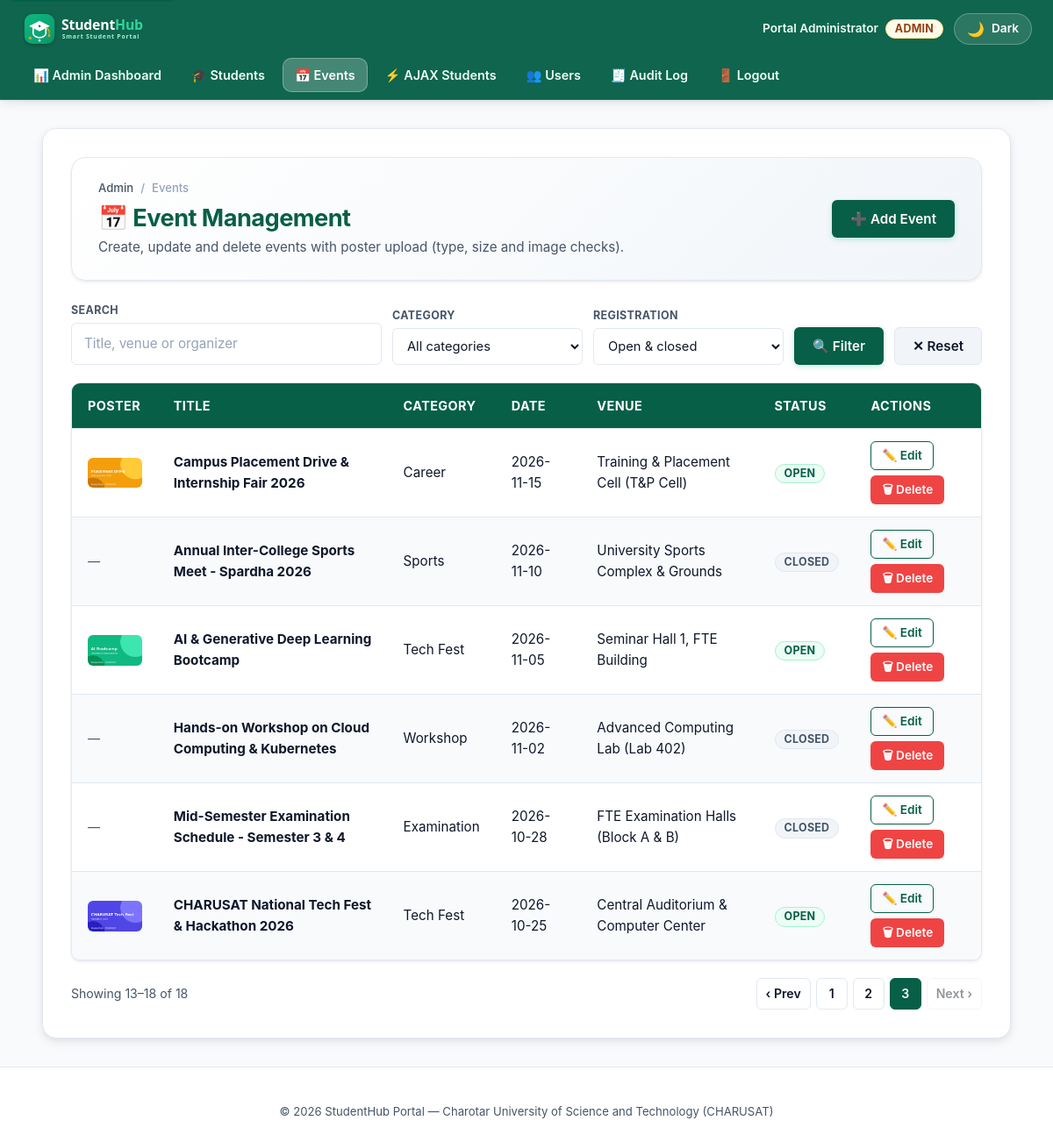
The app's page /Practical-12/events_admin.php?page=3 (signed in) with its own data.
### tables this page shows
CREATE TABLE `events` (
  `id` int(10) unsigned NOT NULL AUTO_INCREMENT,
  `title` varchar(150) NOT NULL,
  `category` varchar(30) NOT NULL,
  `event_date` date NOT NULL,
  `event_time` varchar(30) NOT NULL DEFAULT '',
  `venue` varchar(120) NOT NULL DEFAULT '',
  `organizer` varchar(120) NOT NULL DEFAULT '',
  `description` text DEFAULT NULL,
  `status` enum('open','closed') NOT NULL DEFAULT 'open',
  `poster` varchar(255) DEFAULT NULL,
  `created_at` timestamp NOT NULL DEFAULT current_timestamp(),
  `updated_at` timestamp NOT NULL DEFAULT current_timestamp() ON UPDATE current_timestamp(),
  PRIMARY KEY (`id`),
  KEY `idx_events_date` (`event_date`),
  KEY `idx_events_category` (`category`)
);

### Practical(1-4)(Studenthub)/includes/helpers.php (called while the page is built, shortened)
<?php
function e($value): string
{
    return htmlspecialchars((string)$value, ENT_QUOTES | ENT_SUBSTITUTE, 'UTF-8');
}
function stmt_bind_all(mysqli_stmt $stmt, string $types, array $params): void
{
    if ($types !== '') {
        $stmt->bind_param($types, ...$params);
    }
}

### Practical(1-4)(Studenthub)/includes/upload.php (called while the page is built, shortened)
<?php
function poster_url(?string $name): ?string
{
    return ($name && preg_match('/^[A-Za-z0-9._-]+\.(jpg|png|webp)$/', $name)) ? '../Practical-12/uploads/' . $name : null;
}

### Practical-12/events_admin.php (the view, shortened to what this page needs)
<?php
require_once __DIR__ . '/../includes/auth.php';
require_once __DIR__ . '/../includes/layout.php';
require_once __DIR__ . '/../includes/upload.php';
$q = trim($_GET['q'] ?? '');
$perPage = 6;
$where = []; $types = ''; $params = [];
$whereSql = $where ? 'WHERE ' . implode(' AND ', $where) : '';
$stmt = $conn->prepare("SELECT COUNT(*) c FROM events $whereSql");
$stmt->execute();
$total = (int)$stmt->get_result()->fetch_assoc()['c'];
[$page, , $offset, $totalPages] = paginate($total, $perPage, (int)($_GET['page'] ?? 1));
$stmt = $conn->prepare("SELECT * FROM events $whereSql ORDER BY event_date DESC, id DESC LIMIT ? OFFSET ?");
stmt_bind_all($stmt, $types . 'ii', array_merge($params, [$perPage, $offset]));
$stmt->execute();
$rows = $stmt->get_result()->fetch_all(MYSQLI_ASSOC);
?>
<form method="get" class="inline-form toolbar" role="search" aria-label="Search and filter events">
  <div class="field grow">
    <label for="q">Search</label>
    <input type="search" id="q" name="q" value="<?= e($q) ?>" placeholder="Title, venue or organizer">
  </div>
  <div class="field">
    <label for="category">Category</label>
    <select id="category" name="category">
      <option value="">All categories</option>
    </select>
  </div>
  <div class="field">
    <label for="status">Registration</label>
    <select id="status" name="status">
      <option value="">Open &amp; closed</option>
    </select>
  </div>
  <button type="submit" class="btn btn-primary">🔍 Filter</button>
  <a class="btn btn-secondary" href="events_admin.php">✕ Reset</a>
</form>
<div class="table-responsive">
  <table>
    <thead><tr><th>Poster</th><th>Title</th><th>Category</th><th>Date</th><th>Venue</th><th>Status</th><th>Actions</th></tr></thead>
    <tbody>
<?php foreach ($rows as $ev): $pu = poster_url($ev['poster']); ?>
      <tr>
        <td><?php if ($pu): ?><img src="<?= e($pu) ?>" alt="Poster of <?= e($ev['title']) ?>" width="64" height="44" style="object-fit:cover;border-radius:6px"><?php else: ?><span class="muted">—</span><?php endif; ?></td>
        <td><strong><?= e($ev['title']) ?></strong></td>
        <td><?= e($ev['category']) ?></td>
        <td><?= e($ev['event_date']) ?></td>
        <td><?= e($ev['venue']) ?></td>
        <td><span class="badge <?= $ev['status'] === 'open' ? 'badge-success' : 'badge-neutral' ?>"><?= e($ev['status']) ?></span></td>
        <td>
          <div class="table-actions">
            <a class="btn btn-outline btn-sm" href="event_form.php?id=<?= (int)$ev['id'] ?>">✏️ Edit</a>
            <form method="post" action="event_action.php" class="inline-form" data-confirm="Delete the event &quot;<?= e($ev['title']) ?>&quot;? Its registrations and poster are removed too.">
              <button type="submit" class="btn btn-danger btn-sm">🗑 Delete</button>
            </form>
          </div>
        </td>
      </tr>
<?php endforeach; ?>
    </tbody>
  </table>
</div>

### Practical(1-4)(Studenthub)/for_css/admin.css (style rules this page uses)
form.inline-form, form.plain-form { max-width: none; margin: 0; padding: 0; background: transparent; border: none; box-shadow: none; }
.toolbar { display: flex; flex-wrap: wrap; gap: 12px; align-items: flex-end; margin-bottom: 18px; }
.toolbar .field { display: flex; flex-direction: column; gap: 4px; min-width: 150px; flex: 1 1 160px; }
.toolbar .field.grow { flex: 2 1 240px; }
.toolbar label { font-size: 0.78rem; font-weight: 700; text-transform: uppercase; letter-spacing: 0.03em; color: var(--text-muted); margin: 0; }
.toolbar input, .toolbar select, .toolbar-input { width: 100%; padding: 10px 12px; background: var(--bg-surface); color: var(--text-main); border: 1.5px solid var(--border-color); border-radius: var(--radius-sm); font: inherit; font-size: 0.92rem; }
.table-actions { display: flex; gap: 6px; flex-wrap: wrap; }
.table-actions form { display: inline; }
.btn-danger { background: var(--danger); color: #fff; border-color: transparent; }
.muted { color: var(--text-muted); font-size: 0.88rem; }
form input[type="number"], form input[type="date"], form input[type="file"], form input[type="search"], form input[type="tel"] { width: 100%; padding: 11px 14px; background-color: var(--bg-surface); color: var(--text-main); border: 1.5px solid var(--border-color); border-radius: var(--radius-sm); font: inherit; font-size: 0.95rem; }

### records on screen
events: poster (picture), title "Campus Placement Drive & Internship Fair 2026", category "Career", event_date "2026-11-15", venue "Training & Placement Cell (T&P Cell)", status "OPEN"
events: title "Annual Inter-College Sports Meet - Spardha 2026", category "Sports", event_date "2026-11-10", venue "University Sports Complex & Grounds", status "CLOSED"
events: poster (picture), title "AI & Generative Deep Learning Bootcamp", category "Tech Fest", event_date "2026-11-05", venue "Seminar Hall 1, FTE Building", status "OPEN"
events: title "Hands-on Workshop on Cloud Computing & Kubernetes", category "Workshop", event_date "2026-11-02", venue "Advanced Computing Lab (Lab 402)", status "CLOSED"
events: title "Mid-Semester Examination Schedule - Semester 3 & 4", category "Examination", event_date "2026-10-28", venue "FTE Examination Halls (Block A & B)", status "CLOSED"
events: poster (picture), title "CHARUSAT National Tech Fest & Hackathon 2026", category "Tech Fest", event_date "2026-10-25", venue "Central Auditorium & Computer Center", status "OPEN"

### other values on screen
$user['fullname'] "Portal Administrator"
$user['role'] "ADMIN"
$label "📊 Admin Dashboard"
$label "🎓 Students"
$label "📅 Events"
$label "⚡ AJAX Students"
$label "👥 Users"
$label "🧾 Audit Log"
$label "🚪 Logout"
$c[0] "Admin"
$c[0] "Events"
$opts['heading'] "📅 Event Management"
$opts['subtitle'] "Create, update and delete events with poster upload (type, size and image checks)."
$opts['actions'] "➕ Add Event"
$from "13"
